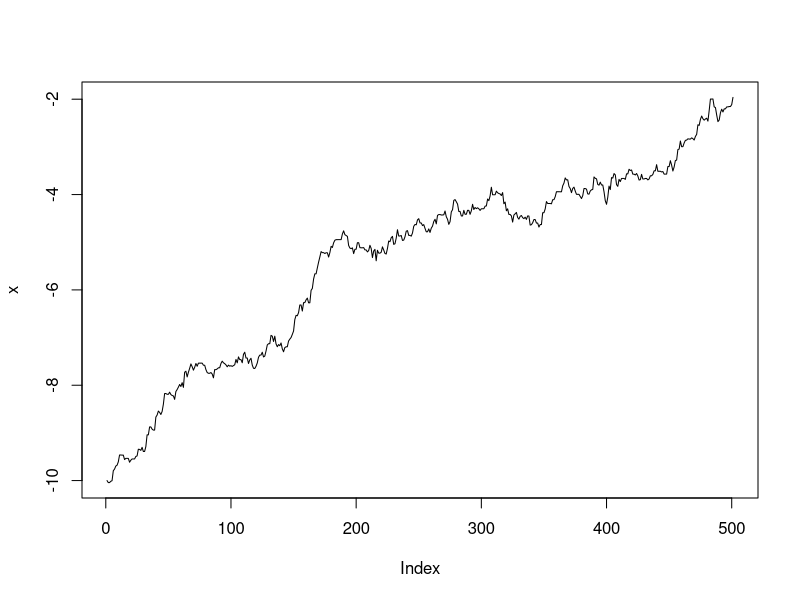
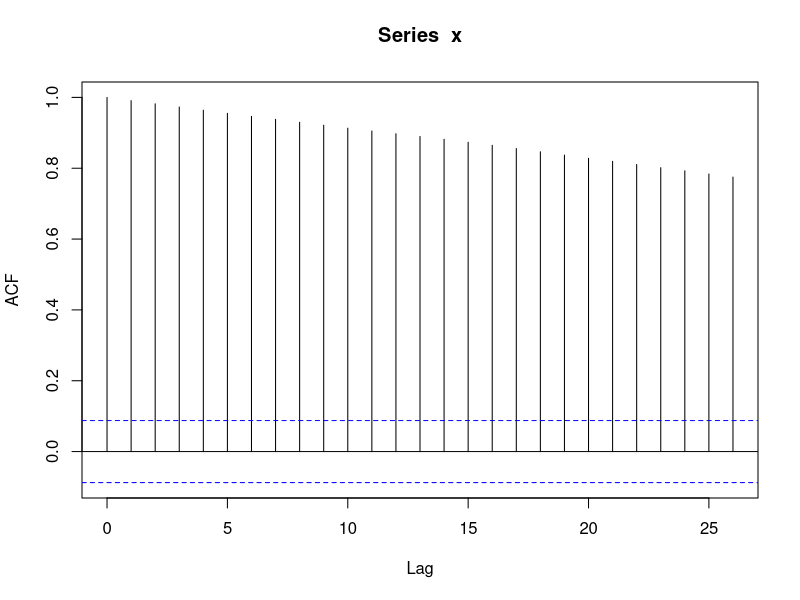
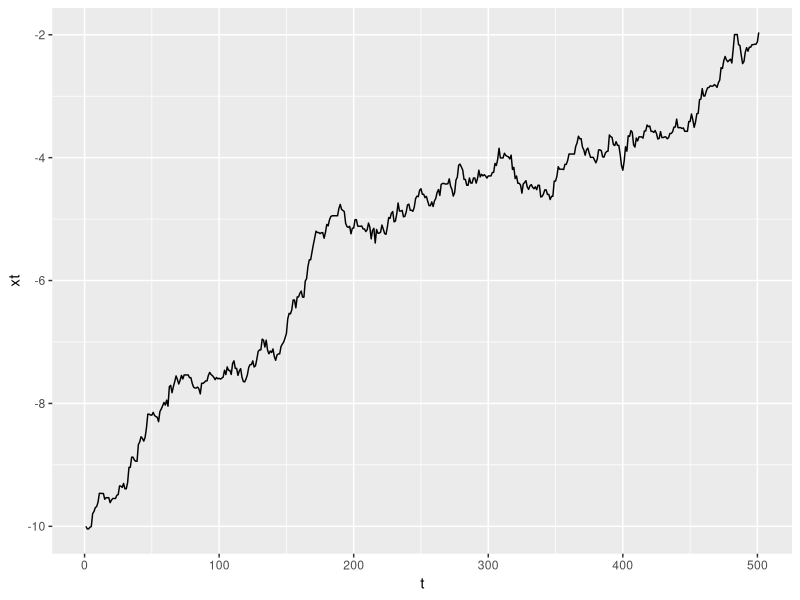
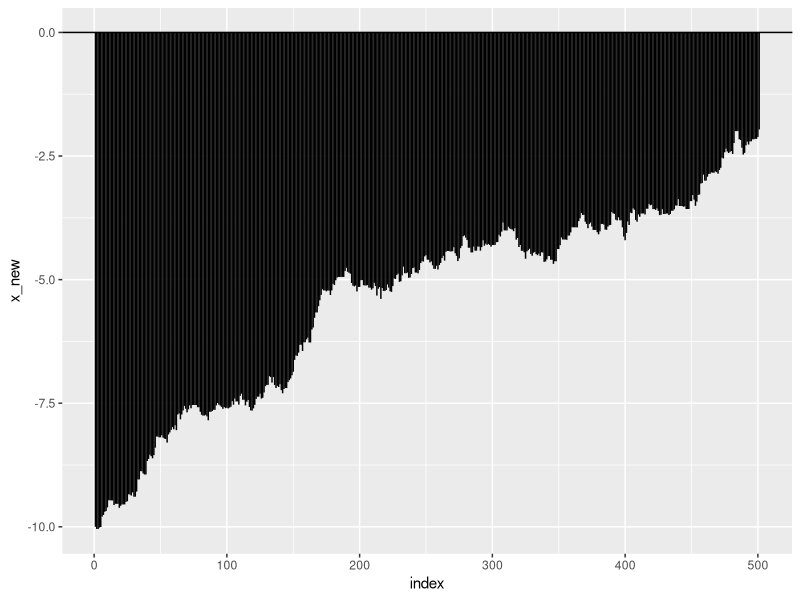
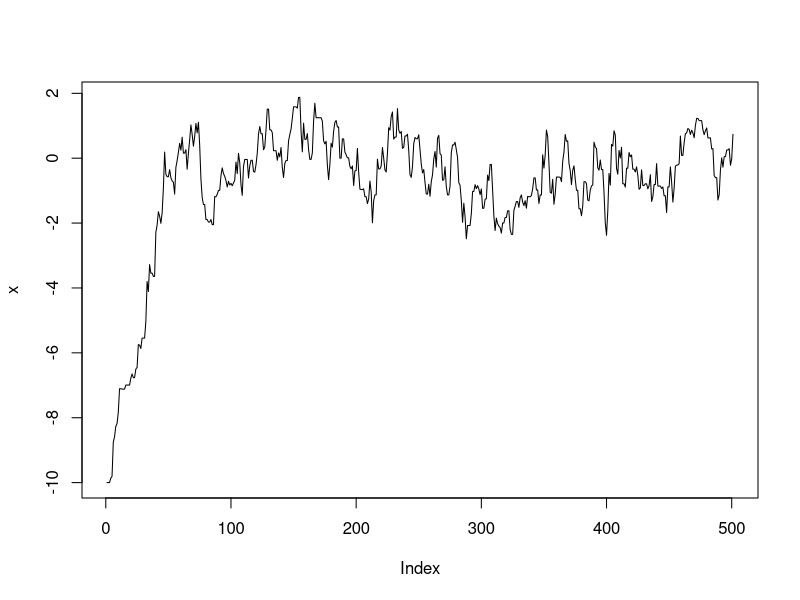
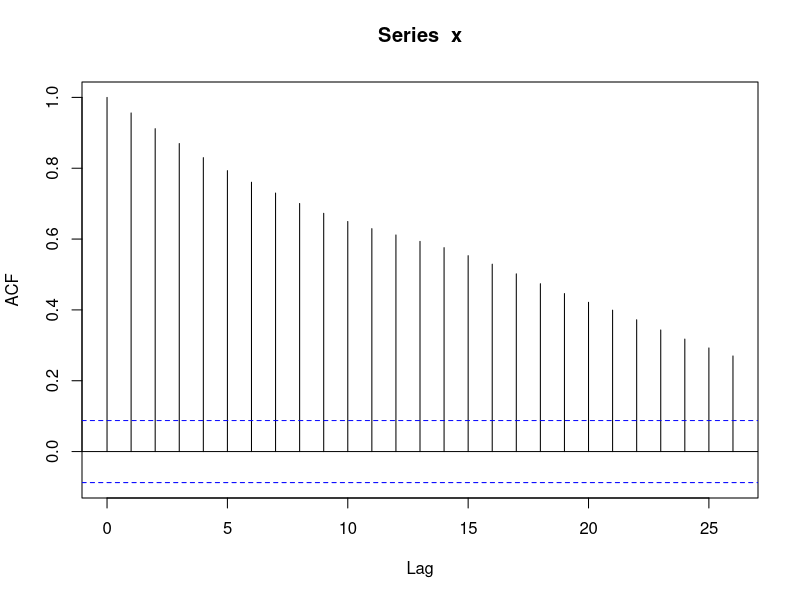
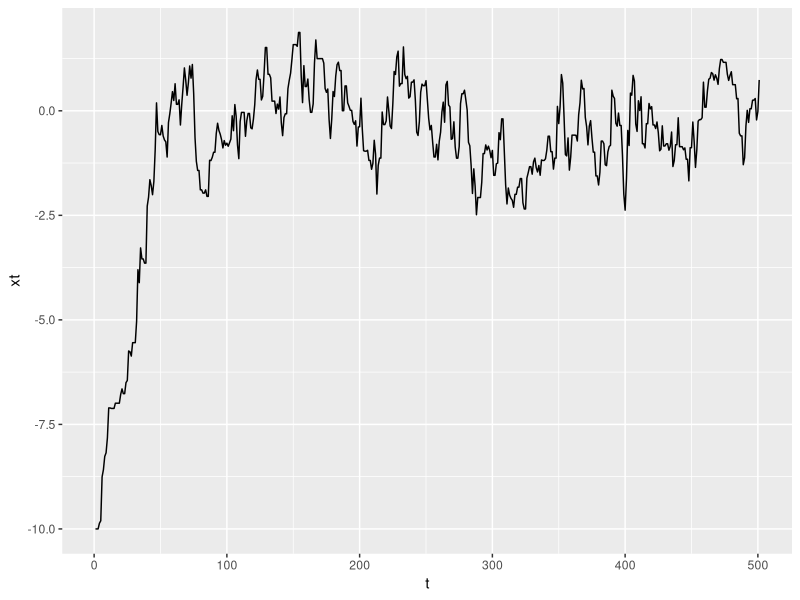
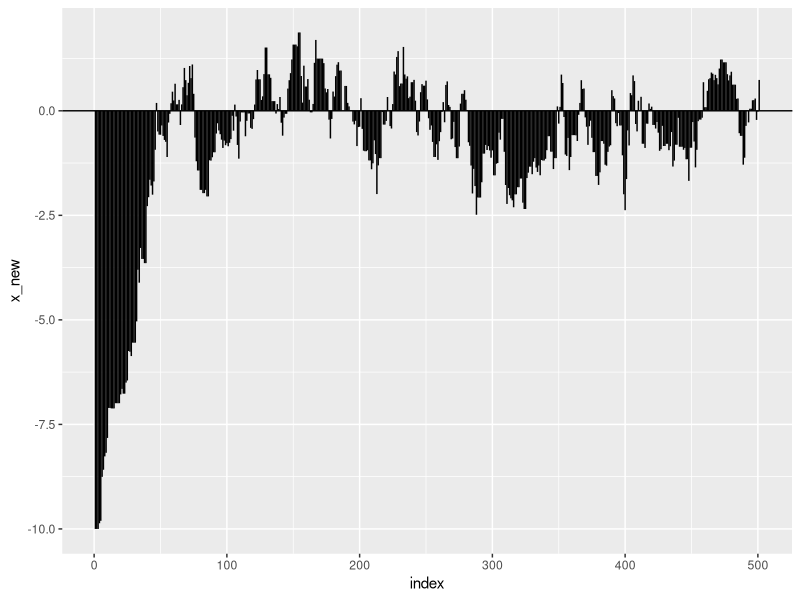

The R script that drew these images, in order:
library(ggplot2)
# x_old = -10 -------------------------------------------------------------
# s = 0.1 -----------------------------------------------------------------

set.seed (2018);
x=x_old=-10; x_new=0; s = 0.1; k=500; accept = 0;minn = NULL
for (i in 1:k){
  y = x_old+ s*rnorm(1,0,1)
  alpha = exp(-(y^2-(x_old)^2)/2)
  mina = min(alpha,1)
  minn <- c(minn,mina)
  x_new = sample(c(x_old,y),1,prob = c(1-mina,mina))
  accept <- ifelse(x_new == y , accept + 1, accept + 0 )
  x = c(x,x_new);
  x_old = x_new;
}

acc_rate=accept/k
acc_rate
plot(x, type = "l")
acf(x)

# ggplot
temp <- data.frame(index = 1:(k+1), x_new = x)
ggplot(data = temp)+
  geom_line(mapping = aes(x = index, y = x_new))+
  ylab("xt")+
  xlab("t")

ggplot(data = temp, mapping = aes(x = index, y = x_new)) +
  geom_hline(aes(yintercept = 0)) +
  geom_segment(mapping = aes(xend = index, yend = 0))

# s = 0.5 -----------------------------------------------------------------

set.seed (2018);
x=x_old=-10; x_new=0; s = 0.5; k=500; accept = 0;minn = NULL
for (i in 1:k){
  y = x_old+ s*rnorm(1,0,1)
  alpha = exp(-(y^2-(x_old)^2)/2)
  mina = min(alpha,1)
  minn <- c(minn,mina)
  x_new = sample(c(x_old,y),1,prob = c(1-mina,mina))
  accept <- ifelse(x_new == y , accept + 1, accept + 0 )
  x = c(x,x_new);
  x_old = x_new;
}

acc_rate=accept/k
acc_rate
plot(x, type = "l")
acf(x)

# ggplot
temp <- data.frame(index = 1:(k+1), x_new = x)
ggplot(data = temp)+
  geom_line(mapping = aes(x = index, y = x_new))+
  ylab("xt")+
  xlab("t")

ggplot(data = temp, mapping = aes(x = index, y = x_new)) +
  geom_hline(aes(yintercept = 0)) +
  geom_segment(mapping = aes(xend = index, yend = 0))


# s = 10 ------------------------------------------------------------------

set.seed (2018);
x=x_old=-10; x_new=0; s = 10; k=500; accept = 0;minn = NULL
for (i in 1:k){
  y = x_old+ s*rnorm(1,0,1)
  alpha = exp(-(y^2-(x_old)^2)/2)
  mina = min(alpha,1)
  minn <- c(minn,mina)
  x_new = sample(c(x_old,y),1,prob = c(1-mina,mina))
  accept <- ifelse(x_new == y , accept + 1, accept + 0 )
  x = c(x,x_new);
  x_old = x_new;
}
acc_rate=accept/k
acc_rate
plot(x, type = "l")
acf(x)

# ggplot
temp <- data.frame(index = 1:(k+1), x_new = x)
ggplot(data = temp)+
  geom_line(mapping = aes(x = index, y = x_new))+
  ylab("xt")+
  xlab("t")

ggplot(data = temp, mapping = aes(x = index, y = x_new)) +
  geom_hline(aes(yintercept = 0)) +
  geom_segment(mapping = aes(xend = index, yend = 0))


# x_old = 0 -------------------------------------------------------------
# s = 0.1 -----------------------------------------------------------------

set.seed (2018);
x=x_old= 0; x_new=0; s = 0.1; k=10000; accept = 0;minn = NULL
for (i in 1:k){
  y = x_old+ s*rnorm(1,0,1)
  alpha = exp(-(y^2-(x_old)^2)/2)
  mina = min(alpha,1)
  minn <- c(minn,mina)
  x_new = sample(c(x_old,y),1,prob = c(1-mina,mina))
  accept <- ifelse(x_new == y , accept + 1, accept + 0 )
  x = c(x,x_new);
  x_old = x_new;
}

acc_rate=accept/k
acc_rate
plot(x, type = "l")
acf(x)

# ggplot
temp <- data.frame(index = 1:(k+1), x_new = x)
ggplot(data = temp)+
  geom_line(mapping = aes(x = index, y = x_new))+
  ylab("xt")+
  xlab("t")

ggplot(data = temp, mapping = aes(x = index, y = x_new)) +
  geom_hline(aes(yintercept = 0)) +
  geom_segment(mapping = aes(xend = index, yend = 0))

# s = 0.5 -----------------------------------------------------------------

set.seed (2018);
x=x_old= 0; x_new=0; s = 0.5; k=1000; accept = 0;minn = NULL
for (i in 1:k){
  y = x_old+ s*rnorm(1,0,1)
  alpha = exp(-(y^2-(x_old)^2)/2)
  mina = min(alpha,1)
  minn <- c(minn,mina)
  x_new = sample(c(x_old,y),1,prob = c(1-mina,mina))
  accept <- ifelse(x_new == y , accept + 1, accept + 0 )
  x = c(x,x_new);
  x_old = x_new;
}

acc_rate=accept/k
acc_rate
plot(x, type = "l")
acf(x)

# ggplot
temp <- data.frame(index = 1:(k+1), x_new = x)
ggplot(data = temp)+
  geom_line(mapping = aes(x = index, y = x_new))+
  ylab("xt")+
  xlab("t")

ggplot(data = temp, mapping = aes(x = index, y = x_new)) +
  geom_hline(aes(yintercept = 0)) +
  geom_segment(mapping = aes(xend = index, yend = 0))

# s = 10 ------------------------------------------------------------------

set.seed (2018);
x=x_old= 0; x_new=0; s = 10; k=500; accept = 0;minn = NULL
for (i in 1:k){
  y = x_old+ s*rnorm(1,0,1)
  alpha = exp(-(y^2-(x_old)^2)/2)
  mina = min(alpha,1)
  minn <- c(minn,mina)
  x_new = sample(c(x_old,y),1,prob = c(1-mina,mina))
  accept <- ifelse(x_new == y , accept + 1, accept + 0 )
  x = c(x,x_new);
  x_old = x_new;
}
acc_rate=accept/k
acc_rate
plot(x, type = "l")
acf(x)

# ggplot
temp <- data.frame(index = 1:(k+1), x_new = x)
ggplot(data = temp)+
  geom_line(mapping = aes(x = index, y = x_new))+
  ylab("xt")+
  xlab("t")

ggplot(data = temp, mapping = aes(x = index, y = x_new)) +
  geom_hline(aes(yintercept = 0)) +
  geom_segment(mapping = aes(xend = index, yend = 0))
# x_old = -10 -------------------------------------------------------------
# s = 3 -------------------------------------------------------------------

set.seed (2018);
x=x_old=-10; x_new=0; s = 3; k=500; accept = 0;minn = NULL
for (i in 1:k){
  y = x_old+ s*rnorm(1,0,1)
  alpha = exp(-(y^2-(x_old)^2)/2)
  mina = min(alpha,1)
  minn <- c(minn,mina)
  x_new = sample(c(x_old,y),1,prob = c(1-mina,mina))
  accept <- ifelse(x_new == y , accept + 1, accept + 0 )
  x = c(x,x_new);
  x_old = x_new;
}

acc_rate=accept/k
acc_rate
plot(x, type = "l")
acf(x)

# ggplot
temp <- data.frame(index = 1:(k+1), x_new = x)
ggplot(data = temp)+
  geom_line(mapping = aes(x = index, y = x_new))+
  ylab("xt")+
  xlab("t")

ggplot(data = temp, mapping = aes(x = index, y = x_new)) +
  geom_hline(aes(yintercept = 0)) +
  geom_segment(mapping = aes(xend = index, yend = 0))
# x_old = 0 ---------------------------------------------------------------
# s = 0.1 -----------------------------------------------------------------

set.seed (2018);
x=x_old=0; x_new=0; s = 3; k=500; accept = 0;minn = NULL
for (i in 1:k){
  y = x_old+ s*rnorm(1,0,1)
  alpha = exp(-(y^2-(x_old)^2)/2)
  mina = min(alpha,1)
  minn <- c(minn,mina)
  x_new = sample(c(x_old,y),1,prob = c(1-mina,mina))
  accept <- ifelse(x_new == y , accept + 1, accept + 0 )
  x = c(x,x_new);
  x_old = x_new;
}

acc_rate=accept/k
acc_rate
plot(x, type = "l")
acf(x)

# ggplot
temp <- data.frame(index = 1:(k+1), x_new = x)
ggplot(data = temp)+
  geom_line(mapping = aes(x = index, y = x_new))+
  ylab("xt")+
  xlab("t")

ggplot(data = temp, mapping = aes(x = index, y = x_new)) +
  geom_hline(aes(yintercept = 0)) +
  geom_segment(mapping = aes(xend = index, yend = 0))
